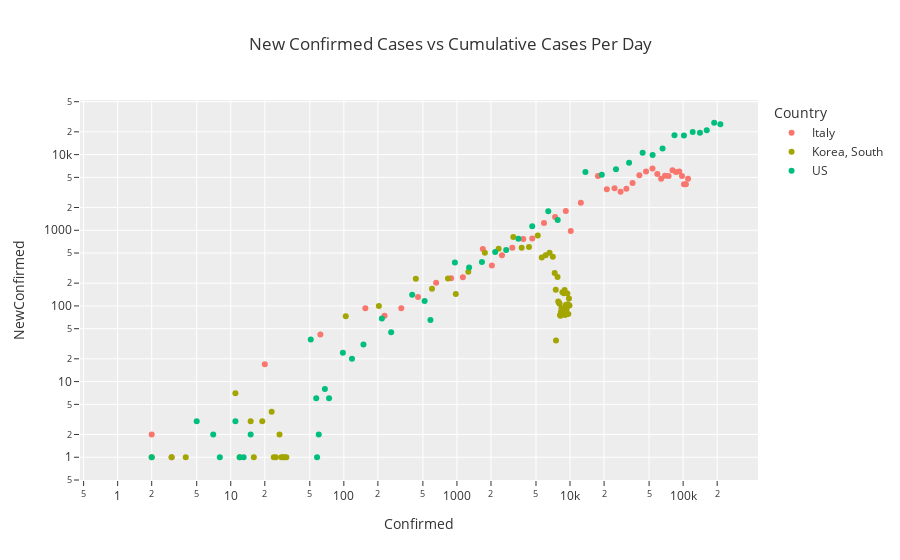

The cell this chart's notebook holds for it:
### Code cell
px.scatter(data_frame=df_country[df_country.Country.isin(['US', 'Korea, South', 'Italy'])], 
           x='Confirmed', y='NewConfirmed', color='Country',
           log_x=True,log_y=True, labels={'y':'Daily New Cases', 'x':'Cumulative Confirmed Cases'},
           hover_name='Date', hover_data=['NewConfirmed','Confirmed','DaysElapsed'],
           title='New Confirmed Cases vs Cumulative Cases Per Day', template='ggplot2', 
          )

### Figure 1 — Plotly figure (JSON) as saved in the notebook; plotly's stock layout.template omitted (floating-point values rounded to 4 significant figures; data arrays with more than 128 entries replaced by an {"elided": "..."} marker saying what was removed)
{"data": [{"customdata": {"elided": "71x3 int values"}, "hoverlabel": {"namelength": 0}, "hovertemplate": "<b>%{hovertext}</b><br><br>Country=Italy<br>Confirmed=%{customdata[1]}<br>NewConfirmed=%{customdata[0]}<br>DaysElapsed=%{customdata[2]}", "hovertext": ["2020-01-22", "2020-01-23", "2020-01-24", "2020-01-25", "2020-01-26", "2020-01-27", "2020-01-28", "2020-01-29", "2020-01-30", "2020-01-31", "2020-02-01", "2020-02-02", "2020-02-03", "2020-02-04", "2020-02-05", "2020-02-06", "2020-02-07", "2020-02-08", "2020-02-09", "2020-02-10", "2020-02-11", "2020-02-12", "2020-02-13", "2020-02-14", "2020-02-15", "2020-02-16", "2020-02-17", "2020-02-18", "2020-02-19", "2020-02-20", "2020-02-21", "2020-02-22", "2020-02-23", "2020-02-24", "2020-02-25", "2020-02-26", "2020-02-27", "2020-02-28", "2020-02-29", "2020-03-01", "2020-03-02", "2020-03-03", "2020-03-04", "2020-03-05", "2020-03-06", "2020-03-07", "2020-03-08", "2020-03-09", "2020-03-10", "2020-03-11", "2020-03-12", "2020-03-13", "2020-03-14", "2020-03-15", "2020-03-16", "2020-03-17", "2020-03-18", "2020-03-19", "2020-03-20", "2020-03-21", "2020-03-22", "2020-03-23", "2020-03-24", "2020-03-25", "2020-03-26", "2020-03-27", "2020-03-28", "2020-03-29", "2020-03-30", "2020-03-31", "2020-04-01"], "legendgroup": "Italy", "marker": {"color": "#F8766D", "symbol": "circle"}, "mode": "markers", "name": "Italy", "showlegend": true, "type": "scatter", "x": [0, 0, 0, 0, 0, 0, 0, 0, 0, 2, 2, 2, 2, 2, 2, 2, 3, 3, 3, 3, 3, 3, 3, 3, 3, 3, 3, 3, 3, 3, 20, 62, 155, 229, 322, 453, 655, 888, 1128, 1694, 2036, 2502, 3089, 3858, 4636, 5883, 7375, 9172, 10149, 12462, 12462, 17660, 21157, 24747, 27980, 31506, 35713, 41035, 47021, 53578, 59138, 63927, 69176, 74386, 80589, 86498, 92472, 97689, 101739, 105792, 110574], "xaxis": "x", "y": [null, 0, 0, 0, 0, 0, 0, 0, 0, 2, 0, 0, 0, 0, 0, 0, 1, 0, 0, 0, 0, 0, 0, 0, 0, 0, 0, 0, 0, 0, 17, 42, 93, 74, 93, 131, 202, 233, 240, 566, 342, 466, 587, 769, 778, 1247, 1492, 1797, 977, 2313, 0, 5198, 3497, 3590, 3233, 3526, 4207, 5322, 5986, 6557, 5560, 4789, 5249, 5210, 6203, 5909, 5974, 5217, 4050, 4053, 4782], "yaxis": "y"}, {"customdata": {"elided": "71x3 int values"}, "hoverlabel": {"namelength": 0}, "hovertemplate": "<b>%{hovertext}</b><br><br>Country=Korea, South<br>Confirmed=%{customdata[1]}<br>NewConfirmed=%{customdata[0]}<br>DaysElapsed=%{customdata[2]}", "hovertext": ["2020-01-22", "2020-01-23", "2020-01-24", "2020-01-25", "2020-01-26", "2020-01-27", "2020-01-28", "2020-01-29", "2020-01-30", "2020-01-31", "2020-02-01", "2020-02-02", "2020-02-03", "2020-02-04", "2020-02-05", "2020-02-06", "2020-02-07", "2020-02-08", "2020-02-09", "2020-02-10", "2020-02-11", "2020-02-12", "2020-02-13", "2020-02-14", "2020-02-15", "2020-02-16", "2020-02-17", "2020-02-18", "2020-02-19", "2020-02-20", "2020-02-21", "2020-02-22", "2020-02-23", "2020-02-24", "2020-02-25", "2020-02-26", "2020-02-27", "2020-02-28", "2020-02-29", "2020-03-01", "2020-03-02", "2020-03-03", "2020-03-04", "2020-03-05", "2020-03-06", "2020-03-07", "2020-03-08", "2020-03-09", "2020-03-10", "2020-03-11", "2020-03-12", "2020-03-13", "2020-03-14", "2020-03-15", "2020-03-16", "2020-03-17", "2020-03-18", "2020-03-19", "2020-03-20", "2020-03-21", "2020-03-22", "2020-03-23", "2020-03-24", "2020-03-25", "2020-03-26", "2020-03-27", "2020-03-28", "2020-03-29", "2020-03-30", "2020-03-31", "2020-04-01"], "legendgroup": "Korea, South", "marker": {"color": "#A3A500", "symbol": "circle"}, "mode": "markers", "name": "Korea, South", "showlegend": true, "type": "scatter", "x": [1, 1, 2, 2, 3, 4, 4, 4, 4, 11, 12, 15, 15, 16, 19, 23, 24, 24, 25, 27, 28, 28, 28, 28, 28, 29, 30, 31, 31, 104, 204, 433, 602, 833, 977, 1261, 1766, 2337, 3150, 3736, 4335, 5186, 5621, 6088, 6593, 7041, 7314, 7478, 7513, 7755, 7869, 7979, 8086, 8162, 8236, 8320, 8413, 8565, 8652, 8799, 8961, 8961, 9037, 9137, 9241, 9332, 9478, 9583, 9661, 9786, 9887], "xaxis": "x", "y": [null, 0, 1, 0, 1, 1, 0, 0, 0, 7, 1, 3, 0, 1, 3, 4, 1, 0, 1, 2, 1, 0, 0, 0, 0, 1, 1, 1, 0, 73, 100, 229, 169, 231, 144, 284, 505, 571, 813, 586, 599, 851, 435, 467, 505, 448, 273, 164, 35, 242, 114, 110, 107, 76, 74, 84, 93, 152, 87, 147, 162, 0, 76, 100, 104, 91, 146, 105, 78, 125, 101], "yaxis": "y"}, {"customdata": {"elided": "71x3 int values"}, "hoverlabel": {"namelength": 0}, "hovertemplate": "<b>%{hovertext}</b><br><br>Country=US<br>Confirmed=%{customdata[1]}<br>NewConfirmed=%{customdata[0]}<br>DaysElapsed=%{customdata[2]}", "hovertext": ["2020-01-22", "2020-01-23", "2020-01-24", "2020-01-25", "2020-01-26", "2020-01-27", "2020-01-28", "2020-01-29", "2020-01-30", "2020-01-31", "2020-02-01", "2020-02-02", "2020-02-03", "2020-02-04", "2020-02-05", "2020-02-06", "2020-02-07", "2020-02-08", "2020-02-09", "2020-02-10", "2020-02-11", "2020-02-12", "2020-02-13", "2020-02-14", "2020-02-15", "2020-02-16", "2020-02-17", "2020-02-18", "2020-02-19", "2020-02-20", "2020-02-21", "2020-02-22", "2020-02-23", "2020-02-24", "2020-02-25", "2020-02-26", "2020-02-27", "2020-02-28", "2020-02-29", "2020-03-01", "2020-03-02", "2020-03-03", "2020-03-04", "2020-03-05", "2020-03-06", "2020-03-07", "2020-03-08", "2020-03-09", "2020-03-10", "2020-03-11", "2020-03-12", "2020-03-13", "2020-03-14", "2020-03-15", "2020-03-16", "2020-03-17", "2020-03-18", "2020-03-19", "2020-03-20", "2020-03-21", "2020-03-22", "2020-03-23", "2020-03-24", "2020-03-25", "2020-03-26", "2020-03-27", "2020-03-28", "2020-03-29", "2020-03-30", "2020-03-31", "2020-04-01"], "legendgroup": "US", "marker": {"color": "#00BF7D", "symbol": "circle"}, "mode": "markers", "name": "US", "showlegend": true, "type": "scatter", "x": [1, 1, 2, 2, 5, 5, 5, 5, 5, 7, 8, 8, 11, 11, 11, 11, 11, 11, 11, 11, 12, 12, 13, 13, 13, 13, 13, 13, 13, 13, 15, 15, 15, 51, 51, 57, 58, 60, 68, 74, 98, 118, 149, 217, 262, 402, 518, 583, 959, 1281, 1663, 2179, 2727, 3499, 4632, 6421, 7783, 13677, 19100, 25489, 33276, 43847, 53740, 65778, 83836, 101657, 121478, 140886, 161807, 188172, 213372], "xaxis": "x", "y": [null, 0, 1, 0, 3, 0, 0, 0, 0, 2, 1, 0, 3, 0, 0, 0, 0, 0, 0, 0, 1, 0, 1, 0, 0, 0, 0, 0, 0, 0, 2, 0, 0, 36, 0, 6, 1, 2, 8, 6, 24, 20, 31, 68, 45, 140, 116, 65, 376, 322, 382, 516, 548, 772, 1133, 1789, 1362, 5894, 5423, 6389, 7787, 10571, 9893, 12038, 18058, 17821, 19821, 19408, 20921, 26365, 25200], "yaxis": "y"}], "layout": {"legend": {"title": {"text": "Country"}, "tracegroupgap": 0}, "title": {"text": "New Confirmed Cases vs Cumulative Cases Per Day"}, "xaxis": {"anchor": "y", "domain": [0, 1], "title": {"text": "Confirmed"}, "type": "log"}, "yaxis": {"anchor": "x", "domain": [0, 1], "title": {"text": "NewConfirmed"}, "type": "log"}}}
